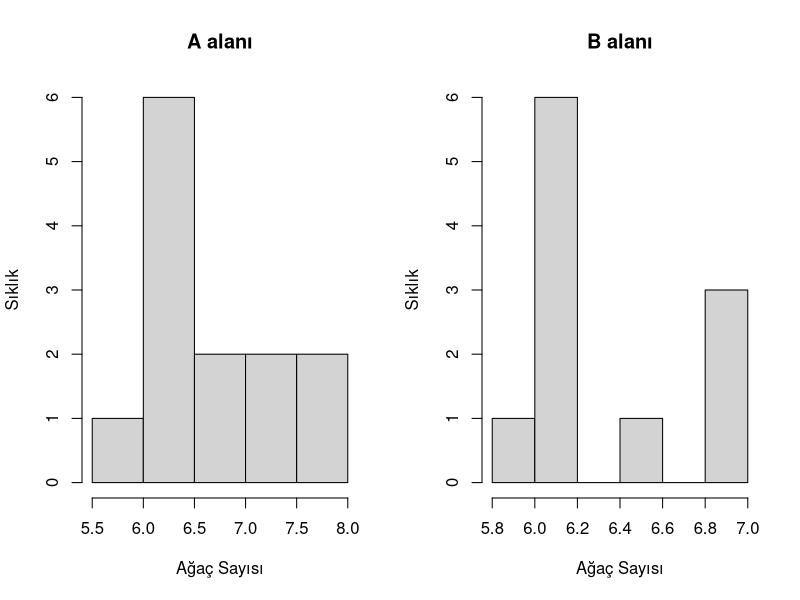

Recreate this plot in R.

# Verilerin yüklenmesi
AB_data <- read.csv2("Data/Data_agac.csv",header = TRUE,col.names = c("A","B"))
AB_data

# Verileri A ve B alanı olmak üzere iki kısma ayırın ve boş verileri atın (NA)
alan_A <- AB_data$A
alan_B <- na.omit(AB_data$B)

# Tanımlayıcı istatistik
summary(alan_A)

summary(alan_B)

# standart sapma ve varyasyon

sd(alan_A)

sd(alan_B)

# varyans ve örneklem büyüklüklerini ayrı olarak belirleyin
var_A <- var(alan_A)

var_B <- var(alan_B)

n_A <- length(alan_A)

n_B <- length(alan_B)



# T değerinin bulunması, Cohen'in değerine göre (uzun yol)


t_value <- (mean(alan_A)-mean(alan_B))/sqrt((var_A/n_A+var_B/n_B))

t_value

# P değerinin bulunması, çift taraflı olduğu için ikiyle çarpılması gereklidir

pt(t_value,df=22,lower.tail = FALSE, log.p = FALSE)*2    


# Histogram grafikleri

par(mfrow = c(1,2))

hist(alan_A, xlab = "Ağaç Sayısı", ylab = "Sıklık", main = "A alanı")

hist(alan_B,xlab = "Ağaç Sayısı", ylab = "Sıklık", main = "B alanı")

# T testi ile alanların karşılaştırılması (kısayol)

t.test(alan_A,alan_B,alternative = "two.sided",paired = FALSE)


